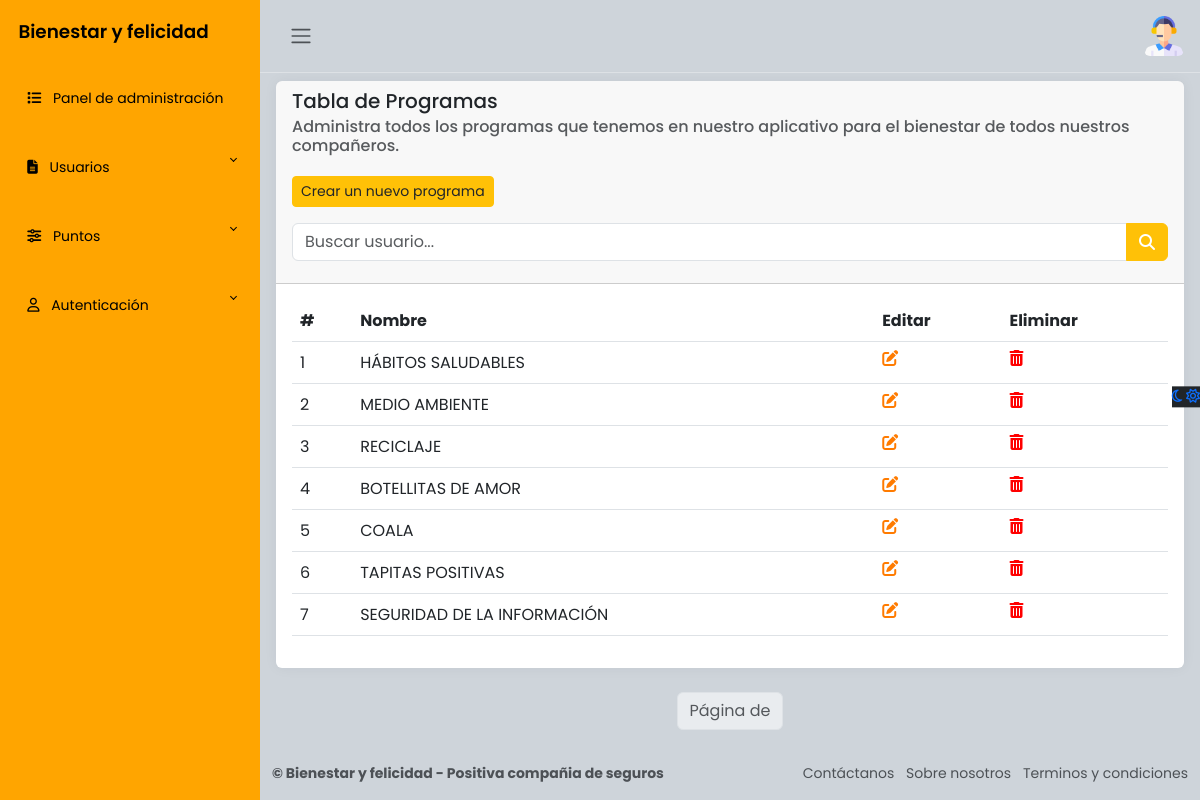
Page /admin_panel/programas/ (signed in) on the committed database.
### apps/usuarios/models.py (models this page shows, shortened)
class Usuarios(AbstractBaseUser, PermissionsMixin):
    avatar = models.FileField('Avatar', upload_to='usuarios/', null=True, blank=True)
    nombres = models.CharField('Nombres', max_length=50)
    apellidos = models.CharField('Apellidos', max_length=100)
    numero_documento = models.IntegerField('Número de documento', primary_key=True, unique=True)
    correo = models.EmailField('Correo electrónico', max_length=255, unique=True)
    puntos_totales = models.IntegerField('Número total de puntos', default=1000)
    password = models.CharField('Contraseña', max_length=255)
    ultimo_reinicio = models.DateField('Ultimo reinicio de puntos', default=now) # Reiniciar puntos
    is_active = models.BooleanField(default=True)
    is_staff = models.BooleanField(default=False)
    objects = UsuariosManager()
    USERNAME_FIELD = 'numero_documento'
    REQUIRED_FIELDS = ['nombres', 'apellidos', 'correo']
    class Meta:
        verbose_name = 'Usuario'
        verbose_name_plural = 'Usuarios'

### apps/programas/models.py (models this page shows, shortened)
class Programa(models.Model):
    nombre = models.CharField('Programas', max_length=100)
    imagen = models.FileField(upload_to='programas/', null=True, blank=True)
    class Meta:
        verbose_name = "Programa"
        verbose_name_plural = "Programas"

### apps/programas/views.py (the view)
# urls.py: path('', login_required(programs), name="programas"),
@login_required(login_url='/accounts/login/')
@user_passes_test(is_staff, login_url='/')
def programs(request):
    programas = Programa.objects.all()
    query = request.GET.get('q', '') # Consultar
    if query:
        programas = Programa.objects.filter(Q(nombre__icontains=query))
    paginator = Paginator(programas,10) # tomar 10 usuarios para paginar
    page_number = request.GET.get('page') # Paginar
    programas_paginados = paginator.get_page(page_number) # Mostrar los usuarios paginados
    return render(request, 'programas.html', {'programas': programas, 'query': query})

### apps/programas/views.py (called while the page is built)
def is_staff(user):
    return user.is_active and user.is_staff # Validar si es administrador y esta activo

### apps/programas/templates/programas.html (shortened to what this page needs)
{% extends "admin_dashboard/layout.html" %}
{% load static %}
{% block content %}
<main class="content px-3 py-2">
    <div class="card border-0">
        <div class="card-header">
            <h5 class="card-title">
                Tabla de Programas
            </h5>
            <h6 class="card-subtitle text-muted">
                Administra todos los programas que tenemos en nuestro aplicativo para el bienestar de todos nuestros compañeros.
            </h6><br>
            <button type="button" class="btn btn-warning btn-sm">
                <a href="{% url "crear_programa" %}" class="text-dark">Crear un nuevo programa</a>
            </button>
            <form method="get" class="mt-3">
                <div class="input-group">
                    <input type="text" name="q" class="form-control" placeholder="Buscar usuario..." value="{{ request.GET.q }}">
                    <button type="submit" class="btn btn-warning text-white"><i class="fa-solid fa-magnifying-glass"></i></button>
                </div>
            </form>
        </div>
        <div class="card-body">
            <table class="table">
                <thead>
                    <tr>
                        <th scope="col">#</th>
                        <th scope="col">Nombre</th>
                        <th scope="col">Editar</th>
                        <th scope="col">Eliminar</th>
                    </tr>
                </thead>
                <tbody>
                    {% for programa in programas %}
                        <tr>
                            <td>{{ forloop.counter }}</td>
                            <td>{{ programa.nombre }}</td>
                            <td><a href="{% url "editar_programa" programa.id %}"><i class="fa-solid fa-pen-to-square" style="color: #ff7b00;"></i></a></td>
                            <td><a href="{% url "eliminar_programa" programa.id %}"><i class="fa-solid fa-trash-can" style="color: #ff0000;"></i></a></td>
                        </tr>
                    {% endfor %}
                </tbody>
            </table>
        </div>
    </div>
    <nav>
        <ul class="pagination justify-content-center">
            <li class="page-item disabled">
                <span class="page-link">Página {{ usuarios.number }} de {{ usuarios.paginator.num_pages }}</span>
            </li>
        </ul>
    </nav>
</main>
{% endblock %}

### apps/usuarios/templates/admin_dashboard/layout.html (shortened to what this page needs)
{% load static %}
<html lang="es">
<head>
    <link rel="stylesheet" href="https://cdn.jsdelivr.net/npm/bootstrap@5.3.0-alpha2/dist/css/bootstrap.min.css">
    <link href="https://cdn.jsdelivr.net/npm/bootstrap@5.3.0/dist/css/bootstrap.min.css" rel="stylesheet">
    <link rel="stylesheet" href="{% static 'css/administrador.styles.css' %}">
</head>
<body>
    <div class="wrapper">
        <aside id="sidebar" class="js-sidebar">
            <div class="h-100">
                <div class="sidebar-logo">
                    <a href="{% url "inicio" %}">Bienestar y felicidad</a>
                </div>
                <ul class="sidebar-nav">
                    <li class="sidebar-item">
                        <a href="{% url "admin_panel" %}" class="sidebar-link">
                            <i class="fa-solid fa-list pe-2"></i>
                            Panel de administración
                        </a>
                    </li>
                    <li class="sidebar-item">
                        <a href="#" class="sidebar-link collapsed" data-bs-target="#pages" data-bs-toggle="collapse"
                            aria-expanded="false"><i class="fa-solid fa-file-lines pe-2"></i>
                            Usuarios
                        </a>
                    </li>
                    <li class="sidebar-item">
                        <a href="#" class="sidebar-link collapsed" data-bs-target="#posts" data-bs-toggle="collapse"
                            aria-expanded="false"><i class="fa-solid fa-sliders pe-2"></i>
                            Puntos
                        </a>
                    </li>
                    <li class="sidebar-item">
                        <a href="#" class="sidebar-link collapsed" data-bs-target="#auth" data-bs-toggle="collapse"
                            aria-expanded="false"><i class="fa-regular fa-user pe-2"></i>
                            Autenticación
                        </a>
                    </li>
                </ul>
            </div>
        </aside>
        <div class="main">
            <nav class="navbar navbar-expand px-3 border-bottom">
                <button class="btn" id="sidebar-toggle" type="button">
                    <span class="navbar-toggler-icon"></span>
                </button>
                <div class="navbar-collapse navbar">
                    <ul class="navbar-nav">
                        <li class="nav-item dropdown">
                            <a href="#" data-bs-toggle="dropdown" class="nav-icon pe-md-0">
                                {% if user.is_authenticated %}
                                    {% if user.avatar %}
                                        <img class="avatar img-fluid rounded" src="{{ user.avatar.url }}" alt="Avatar de {{ user.nombres }}">
                                    {% else %}
                                        <img src="{% static "img/usuario/usuario.png" %}" alt="usuario" class="avatar img-fluid">
                                    {% endif %}
                                {% endif %}
                            </a>
                        </li>
                    </ul>
                </div>
            </nav>
            {% block content %}{% endblock %}
            <a href="#" class="theme-toggle">
                <i class="fa-regular fa-moon"></i>
                <i class="fa-regular fa-sun"></i>
            </a>
            <footer class="footer">
                <div class="container-fluid">
                    <div class="row text-muted">
                        <div class="col-6 text-start">
                            <p class="mb-0">
                                <a href="#" class="text-muted">
                                    <strong>&copy; Bienestar y felicidad - Positiva compañia de seguros</strong>
                                </a>
                            </p>
                        </div>
                        <div class="col-6 text-end">
                            <ul class="list-inline">
                                <li class="list-inline-item" data-bs-toggle="modal" data-bs-target="#contactanos">
                                    <a href="#" class="text-muted">Contáctanos</a>
                                </li>
                                <li class="list-inline-item" data-bs-toggle="modal" data-bs-target="#sobreNosotros">
                                    <a href="#" class="text-muted">Sobre nosotros</a>
                                </li>
                                <li class="list-inline-item" data-bs-toggle="modal" data-bs-target="#terminosCondiciones">
                                    <a href="#" class="text-muted">Terminos y condiciones</a>
                                </li>
                            </ul>
                        </div>
                    </div>
                </div>
            </footer>
        </div>
    </div>
</body>
</html>

### static/css/administrador.styles.css (style rules this page uses)
body { font-family: 'Poppins', sans-serif; font-size: 0.875rem; opacity: 1; overflow-y: scroll; margin: 0; }
a { cursor: pointer; text-decoration: none; font-family: 'Poppins', sans-serif; }
li { list-style: none; }
.wrapper { align-items: stretch; display: flex; width: 100%; }
#sidebar { max-width: 260px; min-width: 260px; background: orange; transition: all 0.35s ease-in-out; }
.main { display: flex; flex-direction: column; min-height: 100vh; min-width: 0; overflow: hidden; transition: all 0.35s ease-in-out; width: 100%; background: var(--bs-dark-bg-subtle); }
.sidebar-logo { padding: 1.15rem; }
.sidebar-logo a { color: #000; font-size: 1.15rem; font-weight: 600; }
.sidebar-nav { list-style: none; margin-bottom: 0; padding-left: 0; margin-left: 0; }
a.sidebar-link { padding: 1.5rem 1.7rem; color: #000; position: relative; display: block; font-size: 0.875rem; }
.sidebar-link[data-bs-toggle="collapse"]::after { border: solid; border-width: 0 .075rem .075rem 0; content: ""; display: inline-block; padding: 2px; position: absolute; right: 1.5rem; top: 1.4rem; transform: rotate(-135deg); transition: all .2s ease-out; }
.sidebar-link[data-bs-toggle="collapse"].collapsed::after { transform: rotate(45deg); transition: all .2s ease-out; }
.avatar { height: 40px; width: 40px; }
.navbar-expand .navbar-nav { margin-left: auto; }
.content { flex: 1; max-width: 100vw; width: 100vw; }
@media (min-width:780px) { .content { max-width: auto; width: auto; } }
.card { box-shadow: 0 0 .875rem 0 rgba(34, 46, 60, .05); margin-bottom: 24px; }
.theme-toggle { position: fixed; top: 50%; transform: translateY(-65%); text-align: center; z-index: 10; right: 0; left: auto; border: none; background-color: var(--bs-body-color); }

### rows in the picture
Usuarios: avatar (picture)
Programa: nombre "HÁBITOS SALUDABLES"
Programa: nombre "MEDIO AMBIENTE"
Programa: nombre "RECICLAJE"
Programa: nombre "BOTELLITAS DE AMOR"
Programa: nombre "COALA"
Programa: nombre "TAPITAS POSITIVAS"
Programa: nombre "SEGURIDAD DE LA INFORMACIÓN"
